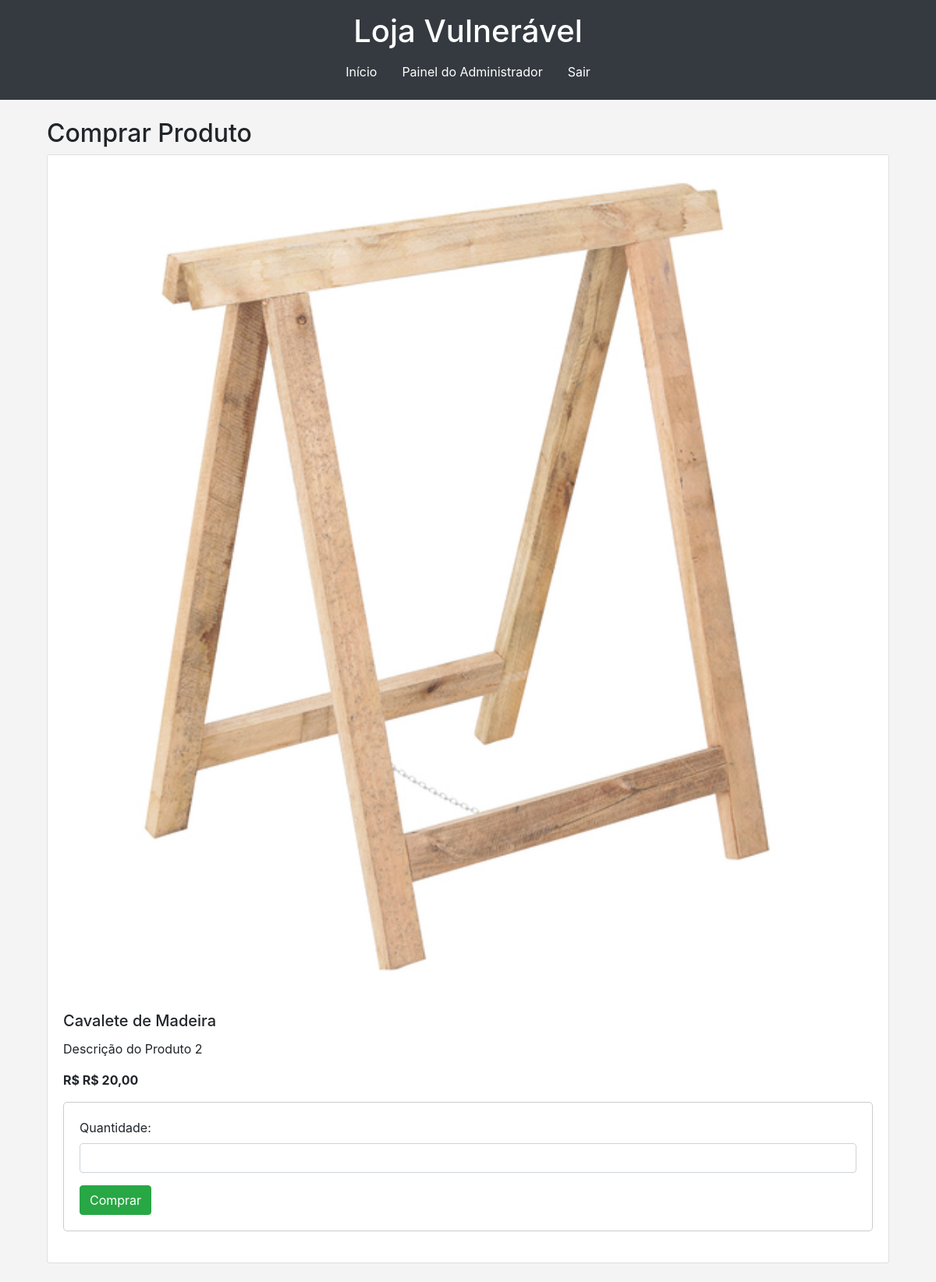
Page /compra/2 (signed in) on the committed database.
### tables this page shows
CREATE TABLE produtos (
            id INTEGER PRIMARY KEY,
            nome TEXT,
            descricao TEXT,
            preco TEXT,
            imagem TEXT
        );

### app/views.py (the view, shortened to what this page needs)
@bp.route('/compra/<int:produto_id>', methods=['GET', 'POST'])
def compra(produto_id):
    if 'username' not in session:
        return redirect(url_for('auth.login', next=url_for('views.compra', produto_id=produto_id)))
    conn = sqlite3.connect('database.db')
    c = conn.cursor()
    c.execute('SELECT * FROM produtos WHERE id = ?', (produto_id,))
    produto = c.fetchone()
    conn.close()
    if not produto:
        return 'Produto não encontrado', 404
    return render_template('compra.html', produto=produto)

### templates/compra.html
{% extends "base.html" %}
{% block content %}
<div class="container">
    <h2>Comprar Produto</h2>
    <div class="card">
        <img src="{{ produto[4] }}" class="card-img-top" alt="{{ produto[1] }}">
        <div class="card-body">
            <h5 class="card-title">{{ produto[1] }}</h5>
            <p class="card-text">{{ produto[2] }}</p>
            <p class="card-text"><strong>R$ {{ produto[3] }}</strong></p>
            <form method="POST">
                <div class="form-group">
                    <label for="quantidade">Quantidade:</label>
                    <input type="number" id="quantidade" name="quantidade" class="form-control" required>
                </div>
                <button type="submit" class="btn btn-success">Comprar</button>
            </form>
        </div>
    </div>
</div>
{% endblock %}

### static/css/estilo.css (style rules this page uses)
body { background-color: #f4f4f4; }
form { background-color: white; padding: 20px; border: 1px solid #ccc; border-radius: 5px; margin-bottom: 20px; }

### rows in the picture
produtos: imagem (picture), nome "Cavalete de Madeira", descricao "Descrição do Produto 2", preco "R$ 20,00"
